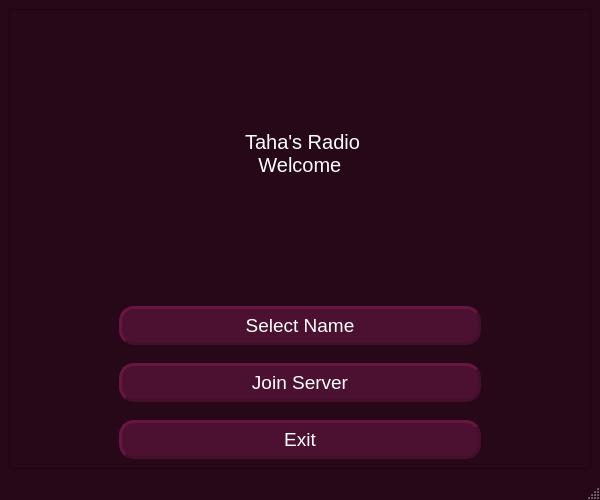
<?xml version="1.0" encoding="UTF-8"?>
<ui version="4.0">
 <class>MainWindow</class>
 <widget class="QMainWindow" name="MainWindow">
  <property name="geometry">
   <rect>
    <x>0</x>
    <y>0</y>
    <width>600</width>
    <height>500</height>
   </rect>
  </property>
  <property name="minimumSize">
   <size>
    <width>550</width>
    <height>500</height>
   </size>
  </property>
  <property name="maximumSize">
   <size>
    <width>650</width>
    <height>600</height>
   </size>
  </property>
  <property name="windowTitle">
   <string>Madi Radio</string>
  </property>
  <property name="styleSheet">
   <string notr="true">QMainWindow{
	background-color: rgba(38,8,24,255);
}</string>
  </property>
  <property name="tabShape">
   <enum>QTabWidget::Rounded</enum>
  </property>
  <widget class="QWidget" name="StartMenu">
   <property name="minimumSize">
    <size>
     <width>0</width>
     <height>0</height>
    </size>
   </property>
   <property name="styleSheet">
    <string notr="true">QWidget{
	background-color: rgba(38,8,24,255);
}

</string>
   </property>
   <layout class="QVBoxLayout" name="verticalLayout_2">
    <item>
     <widget class="QFrame" name="mainFrame">
      <property name="enabled">
       <bool>true</bool>
      </property>
      <property name="sizeIncrement">
       <size>
        <width>0</width>
        <height>0</height>
       </size>
      </property>
      <property name="font">
       <font>
        <bold>false</bold>
       </font>
      </property>
      <property name="focusPolicy">
       <enum>Qt::ClickFocus</enum>
      </property>
      <property name="autoFillBackground">
       <bool>false</bool>
      </property>
      <property name="styleSheet">
       <string notr="true">.QPushButton{
	border: 3px solid #440f2b;
	border-style: outset;
	background-color: #4c1130;
	color: white;
	margin-left: 100px;
	margin-right: 100px;
	padding: 5px;
	border-radius: 15px;
}
.QPushButton::hover{
	border: 3px solid #6b1e47;
	background-color: #591539;
	color: pink;
}</string>
      </property>
      <property name="frameShape">
       <enum>QFrame::StyledPanel</enum>
      </property>
      <property name="frameShadow">
       <enum>QFrame::Plain</enum>
      </property>
      <property name="lineWidth">
       <number>6</number>
      </property>
      <property name="midLineWidth">
       <number>8</number>
      </property>
      <layout class="QVBoxLayout" name="verticalLayout" stretch="0,0,0,0">
       <property name="spacing">
        <number>18</number>
       </property>
       <item>
        <widget class="QLabel" name="madiRadioPic">
         <property name="font">
          <font>
           <pointsize>14</pointsize>
           <bold>false</bold>
          </font>
         </property>
         <property name="styleSheet">
          <string notr="true">QLabel{
margin: 50%;
}</string>
         </property>
         <property name="text">
          <string>&lt;html&gt;
&lt;head/&gt;
&lt;body&gt;
&lt;p align=&quot;center&quot;&gt;
&lt;span style=&quot; font: 20px;color:#ffffff;&quot;&gt;Taha's Radio&lt;br/&gt;Welcome&lt;/span&gt;
&lt;/p&gt;
&lt;/body&gt;
&lt;/html&gt;</string>
         </property>
         <property name="buddy">
          <cstring>madiRadioPic</cstring>
         </property>
        </widget>
       </item>
       <item>
        <widget class="QPushButton" name="selectnamePushButton_1">
         <property name="minimumSize">
          <size>
           <width>0</width>
           <height>0</height>
          </size>
         </property>
         <property name="font">
          <font>
           <pointsize>14</pointsize>
           <bold>false</bold>
          </font>
         </property>
         <property name="cursor">
          <cursorShape>PointingHandCursor</cursorShape>
         </property>
         <property name="styleSheet">
          <string notr="true">QPushButton{
	border: 3px solid #440f2b;
	border-style: outset;
	background-color: #4c1130;
	color: white;
	margin-left: 100px;
	margin-right: 100px;
	padding: 5px;
	border-radius: 15px;
}
QPushButton::hover{
	border: 3px solid #6b1e47;
	background-color: #591539;
	color: pink;
}</string>
         </property>
         <property name="text">
          <string>Select Name</string>
         </property>
         <property name="autoDefault">
          <bool>false</bool>
         </property>
         <property name="default">
          <bool>false</bool>
         </property>
        </widget>
       </item>
       <item>
        <widget class="QPushButton" name="joinserverPushButton_2">
         <property name="font">
          <font>
           <pointsize>14</pointsize>
           <bold>false</bold>
          </font>
         </property>
         <property name="styleSheet">
          <string notr="true">QPushButton{
	border: 3px solid #440f2b;
	border-style: outset;
	background-color: #4c1130;
	color: white;
	margin-left: 100px;
	margin-right: 100px;
	padding: 5px;
}
QPushButton::hover{
	border: 3px solid #6b1e47;
	background-color: #591539;
	color: pink;
}</string>
         </property>
         <property name="text">
          <string>Join Server</string>
         </property>
        </widget>
       </item>
       <item>
        <widget class="QPushButton" name="exitPushButton_3">
         <property name="font">
          <font>
           <pointsize>14</pointsize>
           <italic>false</italic>
           <bold>false</bold>
           <underline>false</underline>
           <strikeout>false</strikeout>
           <kerning>true</kerning>
          </font>
         </property>
         <property name="styleSheet">
          <string notr="true">QPushButton{
	border: 3px solid #440f2b;
	border-style: outset;
	background-color: #4c1130;
	color: white;
	margin-left: 100px;
	margin-right: 100px;
	padding: 5px;
}
QPushButton::hover{
	border: 3px solid #6b1e47;
	background-color: #591539;
	color: pink;
}</string>
         </property>
         <property name="text">
          <string>Exit</string>
         </property>
        </widget>
       </item>
      </layout>
     </widget>
    </item>
   </layout>
  </widget>
  <widget class="QMenuBar" name="menubar">
   <property name="geometry">
    <rect>
     <x>0</x>
     <y>0</y>
     <width>600</width>
     <height>22</height>
    </rect>
   </property>
  </widget>
  <widget class="QStatusBar" name="statusbar"/>
 </widget>
 <tabstops>
  <tabstop>joinserverPushButton_2</tabstop>
  <tabstop>exitPushButton_3</tabstop>
 </tabstops>
 <resources>
  <include location="../Pictures.qrc"/>
 </resources>
 <connections/>
</ui>
